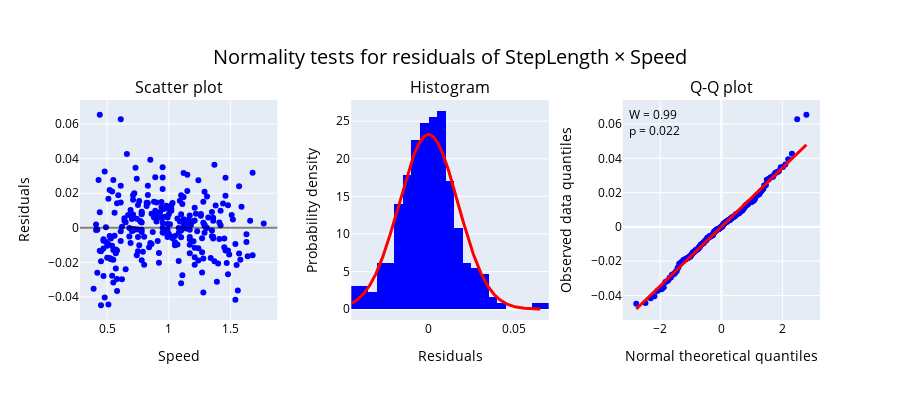

This figure's notebook cell:
### Markdown cell above
#### Non-normality of residuals are due to a few outliers and don't affect regression results

### Code cell
plot_residuals(fit=fit_re[1], kind='conditional', xlabel='Speed', ylabel='StepLength',
               hover=('Subject', df['Subject']));

### Figure 1 — Plotly figure (JSON) as saved in the notebook; plotly's stock layout.template omitted (floating-point values rounded to 4 significant figures; data arrays with more than 128 entries replaced by an {"elided": "..."} marker saying what was removed)
{"data": [{"customdata": {"elided": "258 int values"}, "hovertemplate": "<b>Subject: %{customdata}</b> <br>Speed: %{x} <br>Residual: %{y} ", "marker": {"color": "blue"}, "mode": "markers", "name": "", "type": "scatter", "x": {"elided": "258 float values"}, "xaxis": "x", "y": {"elided": "258 float values"}, "yaxis": "y"}, {"histnorm": "probability density", "marker": {"color": "blue"}, "name": "", "type": "histogram", "x": {"elided": "258 float values"}, "xaxis": "x2", "yaxis": "y2"}, {"line": {"color": "red", "width": 3}, "mode": "lines", "name": "", "type": "scatter", "x": {"elided": "500 float values"}, "xaxis": "x2", "y": {"elided": "500 float values"}, "yaxis": "y2"}, {"marker": {"color": "blue"}, "mode": "markers", "name": "", "type": "scatter", "x": {"elided": "258 float values"}, "xaxis": "x3", "y": {"elided": "258 float values"}, "yaxis": "y3"}, {"line": {"color": "red", "width": 3}, "mode": "lines", "name": "", "type": "scatter", "x": [-2.784, 2.784], "xaxis": "x3", "y": [-0.04791, 0.04791], "yaxis": "y3"}], "layout": {"annotations": [{"font": {"size": 16}, "showarrow": false, "text": "Scatter plot", "x": 0.1333, "xanchor": "center", "xref": "paper", "y": 1, "yanchor": "bottom", "yref": "paper"}, {"font": {"size": 16}, "showarrow": false, "text": "Histogram", "x": 0.5, "xanchor": "center", "xref": "paper", "y": 1, "yanchor": "bottom", "yref": "paper"}, {"font": {"size": 16}, "showarrow": false, "text": "Q-Q plot", "x": 0.8667, "xanchor": "center", "xref": "paper", "y": 1, "yanchor": "bottom", "yref": "paper"}, {"align": "left", "showarrow": false, "text": "W = 0.99<br>p = 0.022", "valign": "top", "x": 0.02, "xref": "x3 domain", "y": 0.98, "yref": "y3 domain"}], "font": {"color": "black"}, "height": 400, "shapes": [{"line": {"color": "rgba(0,0,0,.5)", "width": 2}, "type": "line", "x0": 0, "x1": 1, "xref": "x domain", "y0": 0, "y1": 0, "yref": "y"}], "showlegend": false, "title": {"font": {"size": 20}, "text": "Normality tests for residuals of StepLength &times; Speed", "x": 0.5, "xanchor": "center", "yanchor": "top"}, "xaxis": {"anchor": "y", "domain": [0, 0.2667], "title": {"text": "Speed"}}, "xaxis2": {"anchor": "y2", "domain": [0.3667, 0.6333], "title": {"text": "Residuals"}}, "xaxis3": {"anchor": "y3", "domain": [0.7333, 1], "title": {"text": "Normal theoretical quantiles"}}, "yaxis": {"anchor": "x", "domain": [0, 1], "title": {"text": "Residuals"}}, "yaxis2": {"anchor": "x2", "domain": [0, 1], "title": {"text": "Probability density"}}, "yaxis3": {"anchor": "x3", "domain": [0, 1], "title": {"text": "Observed data quantiles"}}}}
